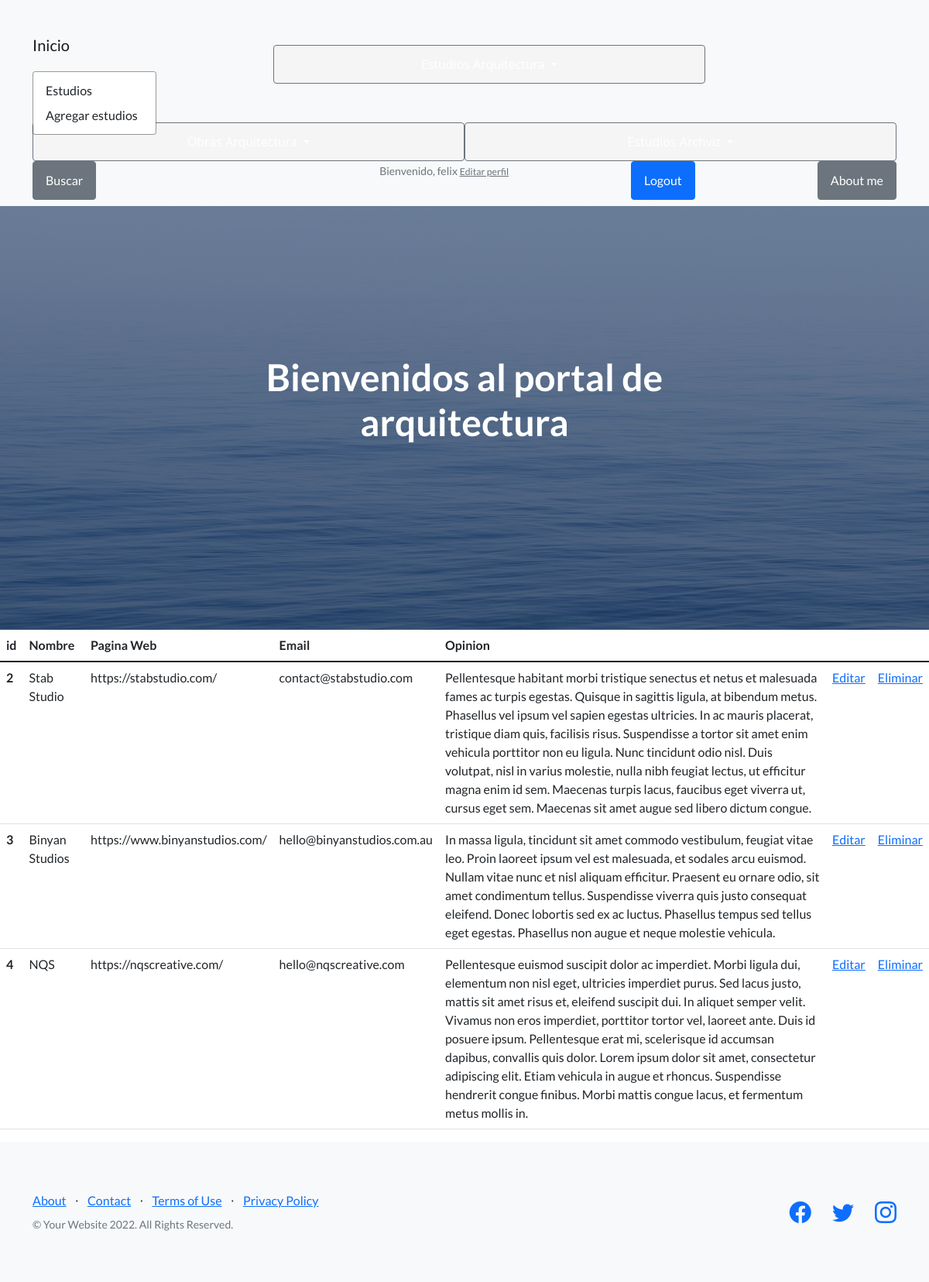
/arquitectura/archviz (signed in), run on the app's committed database.
### arquitectura/models.py (models this page shows, shortened)
class Archviz(models.Model):
    nombre = models.CharField(max_length=40)
    pagina_web = models.URLField(max_length=40)
    email = models.EmailField()
    opinion = models.CharField(max_length=5000 , default = "")

### arquitectura/views.py (the view)
# urls.py: path("archviz" , views.archviz , name="estudios_archviz"),
def archviz(request):
    archviz = Archviz.objects.all
    datos = {"datos" : archviz}
    return render (request , "estudios_archviz.html" , datos)

### arquitectura/template/estudios_archviz.html
{% extends "index.html" %}
{% load static %}
{% block contenido %}
<main>
    <table class="table">
        <thead>
          <tr>
            <th scope="col">id</th>
            <th scope="col">Nombre</th>
            <th scope="col">Pagina Web</th>
            <th scope="col">Email</th>
            <th scope="col">Opinion</th>
          </tr>
        </thead>
        <tbody>
            {% for n in datos %}
          <tr>
            <th scope="row">{{n.id}}</th>
            <td>{{n.nombre}}</td>
            <td>{{n.pagina_web}}</td>
            <td>{{n.email}}</td>
            <td>{{n.opinion}}</td>
            {% if request.user.is_authenticated %}
            <td><a href="{% url 'editar_archviz' n.id %}">Editar</a></td>
            <td><a href="{% url 'eliminar_archviz' n.id %}">Eliminar</a></td>
            {% endif %}
          </tr>
            {% endfor %}
        </tbody>
      </table>
</main>
{% endblock %}

### arquitectura/template/index.html (shortened to what this page needs)
<!DOCTYPE html>
<html lang="en">
    <head>
        {% load static %}
        <link href="https://cdn.jsdelivr.net/npm/bootstrap-icons@1.5.0/font/bootstrap-icons.css" rel="stylesheet" type="text/css" />
        <link href="{% static 'arquitectura/css/styles.css' %}" rel="stylesheet" />
    </head>
    <body>
        <nav class="navbar navbar-light bg-light static-top">
            <div class="container">
                <a class="navbar-brand" href="{% url 'index' %}">Inicio</a>
                <button class="btn btn-secondary dropdown-toggle" type="button" id="cta" data-bs-toggle="dropdown" aria-expanded="false">
                </button>
                <ul class="dropdown-menu" aria-labelledby="cta">
                  <li><a class="dropdown-item" href="{% url 'estudios_arquitectura' %}">Estudios</a></li>
                  {% if request.user.is_authenticated %}
                  <li><a class="dropdown-item" href="{% url 'estudios_arq_form' %}">Agregar estudios</a></li>
                  {% endif %}
                </ul>
                <button class="btn btn-secondary dropdown-toggle" type="button" id="cta" data-bs-toggle="dropdown" aria-expanded="false">
                  </button>
                  <ul class="dropdown-menu" aria-labelledby="cta">
                    <li><a class="dropdown-item" href="{% url 'obras_arquitectura' %}">Obras</a></li>
                    {% if request.user.is_authenticated %}
                    <li><a class="dropdown-item" href="{% url 'obras_arq_form' %}">Agregar obras</a></li>
                    {% endif %}
                  </ul>
                  <button class="btn btn-secondary dropdown-toggle" type="button" id="cta" data-bs-toggle="dropdown" aria-expanded="false">
                  </button>
                  <ul class="dropdown-menu" aria-labelledby="cta">
                    <li><a class="dropdown-item" href="{% url 'estudios_archviz' %}">Estudios</a></li>
                    {% if request.user.is_authenticated %}
                    <li><a class="dropdown-item" href="{% url 'estudios_archviz_form' %}">Agregar estudios</a></li>
                    {% endif %}
                  </ul>
                  <a class="btn btn-secondary" href="{% url 'buscar_info' %}">Buscar</a>
                  {% if request.user.is_authenticated %}
                  <p class="text-muted small mb-4">Bienvenido, {{user.username}}
                  <a href="{% url 'editar_perfil' %}" class="text-muted small mb-4">Editar perfil </a>
                </p>
                <a class="btn btn-primary" href="{% url 'logout' %}">Logout</a>
                  {% endif %}
                  <a class="btn btn-secondary" href="{% url 'about_me' %}">About me</a>
            </div>
        </nav>
        <header class="masthead">
            <div class="container position-relative">
                <div class="row justify-content-center">
                    <div class="col-xl-6">
                        <div class="text-center text-white">
                            <h1 class="mb-5">Bienvenidos al portal de arquitectura</h1>
                        </div>
                    </div>
                </div>
            </div>
        </header>
        {% block contenido %}
        {% endblock %}
        <footer class="footer bg-light">
            <div class="container">
                <div class="row">
                    <div class="col-lg-6 h-100 text-center text-lg-start my-auto">
                        <ul class="list-inline mb-2">
                            <li class="list-inline-item"><a href="#!">About</a></li>
                            <li class="list-inline-item">⋅</li>
                            <li class="list-inline-item"><a href="#!">Contact</a></li>
                            <li class="list-inline-item">⋅</li>
                            <li class="list-inline-item"><a href="#!">Terms of Use</a></li>
                            <li class="list-inline-item">⋅</li>
                            <li class="list-inline-item"><a href="#!">Privacy Policy</a></li>
                        </ul>
                        <p class="text-muted small mb-4 mb-lg-0">&copy; Your Website 2022. All Rights Reserved.</p>
                    </div>
                    <div class="col-lg-6 h-100 text-center text-lg-end my-auto">
                        <ul class="list-inline mb-0">
                            <li class="list-inline-item me-4">
                                <a href="#!"><i class="bi-facebook fs-3"></i></a>
                            </li>
                            <li class="list-inline-item me-4">
                                <a href="#!"><i class="bi-twitter fs-3"></i></a>
                            </li>
                            <li class="list-inline-item">
                                <a href="#!"><i class="bi-instagram fs-3"></i></a>
                            </li>
                        </ul>
                    </div>
                </div>
            </div>
        </footer>
    </body>
</html>

### data on the page
Archviz: id "2", nombre "Stab Studio", pagina_web "https://stabstudio.com/", email "contact@stabstudio.com", opinion "Pellentesque habitant morbi tristique senectus et netus et malesuada fames ac turpis egestas. Quisque in sagittis ligula, at bibendum metus. Phasellus vel ipsum vel sapien egestas ultricies. In ac mauris placerat, tristique diam quis, facilisis risus. Suspendisse a tortor sit amet enim vehicula porttitor non eu ligula. Nunc tincidunt odio nisl. Duis volutpat, nisl in varius molestie, nulla nibh feugiat lectus, ut efficitur magna enim id sem. Maecenas turpis lacus, faucibus eget viverra ut, cursus eget sem. Maecenas sit amet augue sed libero dictum congue."
Archviz: id "3", nombre "Binyan Studios", pagina_web "https://www.binyanstudios.com/", email "hello@binyanstudios.com.au", opinion "In massa ligula, tincidunt sit amet commodo vestibulum, feugiat vitae leo. Proin laoreet ipsum vel est malesuada, et sodales arcu euismod. Nullam vitae nunc et nisl aliquam efficitur. Praesent eu ornare odio, sit amet condimentum tellus. Suspendisse viverra quis justo consequat eleifend. Donec lobortis sed ex ac luctus. Phasellus tempus sed tellus eget egestas. Phasellus non augue et neque molestie vehicula."
Archviz: id "4", nombre "NQS", pagina_web "https://nqscreative.com/", email "hello@nqscreative.com", opinion "Pellentesque euismod suscipit dolor ac imperdiet. Morbi ligula dui, elementum non nisl eget, ultricies imperdiet purus. Sed lacus justo, mattis sit amet risus et, eleifend suscipit dui. In aliquet semper velit. Vivamus non eros imperdiet, porttitor tortor vel, laoreet ante. Duis id posuere ipsum. Pellentesque erat mi, scelerisque id accumsan dapibus, convallis quis dolor. Lorem ipsum dolor sit amet, consectetur adipiscing elit. Etiam vehicula in augue et rhoncus. Suspendisse hendrerit congue finibus. Morbi mattis congue lacus, et fermentum metus mollis in."

### other printed values
{{ user.username }} "felix"
